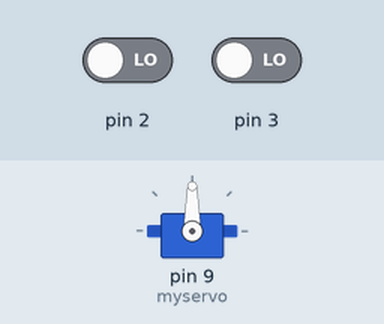
Recording of a sketch running on a simulated Arduino Uno, built with avr-gcc and run on an emulated ATmega328P. On the bench: servo. The inputs (shaded band) are chosen by the test bench; at power-on: pin 2 LOW, pin 3 LOW.

Above: at 1.2 s.
1.3 s: pin 2 driven HIGH
At 1.45 s:
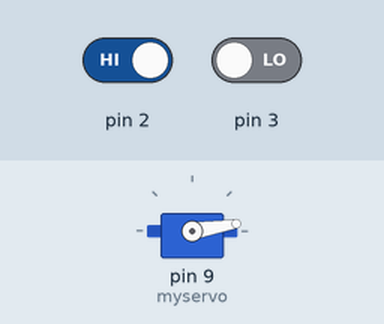
4.3 s: pin 3 driven HIGH
At 5.6 s:
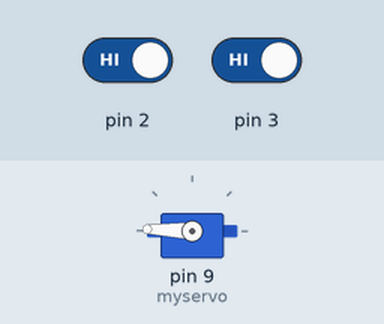
Timing chart, 0 to 7.3 s (numbered marks = the images above; inputs shaded):
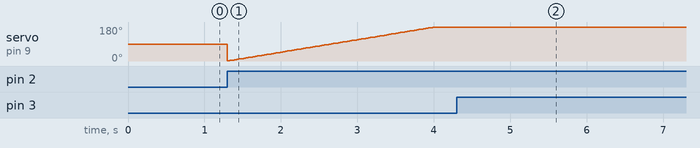

The sketch:

button_servo3.ino
```cpp
#include <Servo.h>

Servo myservo;  // create servo object to control a servo
                // a maximum of eight servo objects can be created

int pos = 0;    // variable to store the servo position

void setup()
{
  Serial.begin(9600);
  myservo.attach(9);  // attaches the servo on pin 9 to the servo object
  pinMode(2,INPUT);
  pinMode(3,INPUT);
}
 int appuie = 0;
 int appuie2 = 0;
 int temp = 0;

void loop()
{
  appuie = digitalRead(2);
  appuie2 = digitalRead(3);

  if(appuie == HIGH)
  {
     if(pos < 179)
       {
             pos = pos + 1;
             myservo.write(pos);
             delay(15);
       }

  }

  if(appuie2 == HIGH)
  {
        if(pos > 1)
       {
             pos = pos - 1;
             myservo.write(pos);
             delay(15);
       }
  }


}
```

Measured:
- after the input at 4.3 s, servo on pin 9 (myservo): 179° → 178° at once
